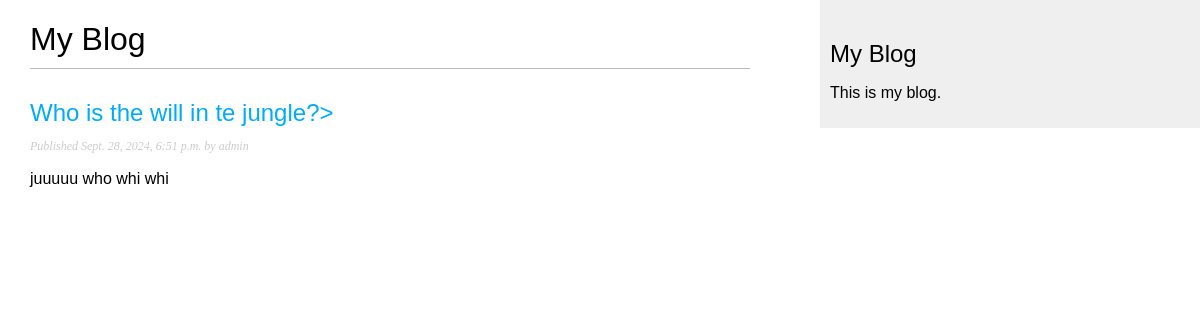
/blog/, run on an earlier commit of the app's database.
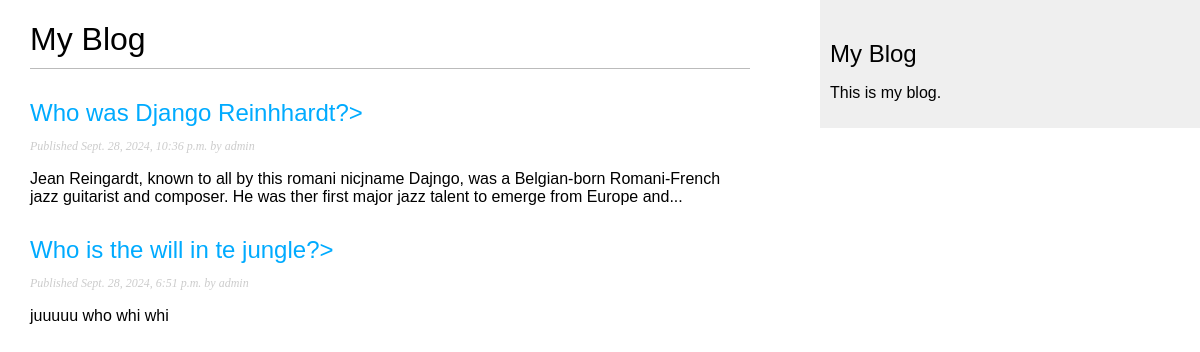
And on a later commit of the database.
### blog/models.py (models this page shows, shortened)
class Post(models.Model):
    class Status(models.TextChoices):
        DRAFT = 'DF', 'Draft'
        PUBLISHED = 'PB', 'Published'
    title = models.CharField(max_length=250)
    slug = models.SlugField(max_length=250)
    author = models.ForeignKey(
        settings.AUTH_USER_MODEL,
        on_delete=models.CASCADE,
        related_name='blog_posts'
    )
    body = models.TextField()
    publish = models.DateTimeField(default=timezone.now)
    created = models.DateTimeField(auto_now_add=True)
    updated = models.DateTimeField(auto_now=True)
    status = models.CharField(
        max_length=2,
        choices=Status,
        default=Status.DRAFT
    )
    objects = models.Manager()
    published = PublishedManager()
    class Meta:
        ordering = ['-publish']
        indexes = [
            models.Index(fields=['-publish']),
        ]

### blog/views.py (the view)
# urls.py: path('', views.post_list, name='post_list'),
def post_list(request):
    posts = Post.published.all()
    return render(
        request,
        'blog/post/list.html',
        {'posts': posts}
    )

### blog/models.py (called while the page is built)
    def get_queryset(self):
        return (
            super().get_queryset().filter(status=Post.Status.PUBLISHED)
        )

### blog/templates/blog/post/list.html (shortened to what this page needs)
{% extends 'blog/base.html' %}
{% block content %}
<h1>My Blog</h1>
{% for post in posts %}
<h2>
    <a href="{% url 'blog:post_detail' post.id %}">
    {{ post.title }}></a>
</h2>
<p class="date">
    Published {{ post.publish }} by {{ post.author }}
</p>
{{ post.body|truncatewords:30|linebreaks }}
{% endfor %}
{% endblock %}

### blog/templates/blog/base.html (shortened to what this page needs)
{% load static %}
<!DOCTYPE html>
<html lang="en">
<head>
    <link href="{% static "css/blog.css" %}" rel="stylesheet">
</head>
<body>
    <div id="content">
        {% block content %}
        {% endblock %}
    </div>
    <div id="sidebar">
        <h2>My Blog</h2>
        <p>This is my blog.</p>
    </div>
</body>
</html>

### blog/static/css/blog.css (style rules this page uses)
body { margin:0; padding:0; font-family:helvetica, sans-serif; }
a { color:#00abff; text-decoration:none; }
h1 { font-weight:normal; border-bottom:1px solid #bbb; padding:0 0 10px 0; }
h2 { font-weight:normal; margin:30px 0 0; }
#content { float:left; width:60%; padding:0 0 0 30px; }
#sidebar { float:right; width:30%; padding:10px; background:#efefef; height:100%; }
p.date { color:#ccc; font-family: georgia, serif; font-size: 12px; font-style: italic; }

What changed in the data, as far as the page shows it:
added Post: title "Who was Django Reinhhardt?", publish "Sept. 28, 2024, 10:36 p.m.", author "admin", body "Jean Reingardt, known to all by this romani nicjname Dajngo, was a Belgian-born Romani-French jazz guitarist and composer. He was ther first major jazz talent to emerge from Europe and..."
